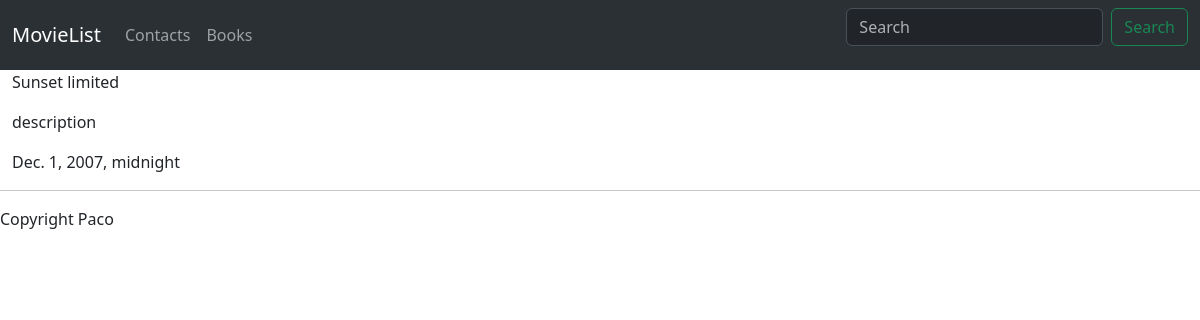
Page /movie/3 on the committed database.
### mainapp/models.py (models this page shows)
class Movie(models.Model):
    title = models.CharField(max_length=225)
    description = models.TextField()
    release_date = models.DateTimeField()
    create_date = models.DateTimeField(auto_now_add=True)
    modify_date = models.DateTimeField(auto_now=True)
    class Meta:
        db_table = "movie"

### mainapp/views.py (the view)
# urls.py: path("movie/<int:pk>" , views.details , name='details'),
def details(request , pk):
    movie = Movie.objects.get(id=pk)
    return render(request , "mainapp/detail.html" , {"movie" : movie})

### mainapp/templates/mainapp/detail.html
{%extends 'mainapp/main.html' %}
{% block content %}
    <p>{{movie.title}}</p>
    <p>{{movie.description}}</p>
    <p>{{movie.release_date}}</p>
{% endblock %}
{% block footer %}
Copyright Paco
{% endblock %}

### rows in the picture
Movie: title "Sunset limited", description "description", release_date "Dec. 1, 2007, midnight"
